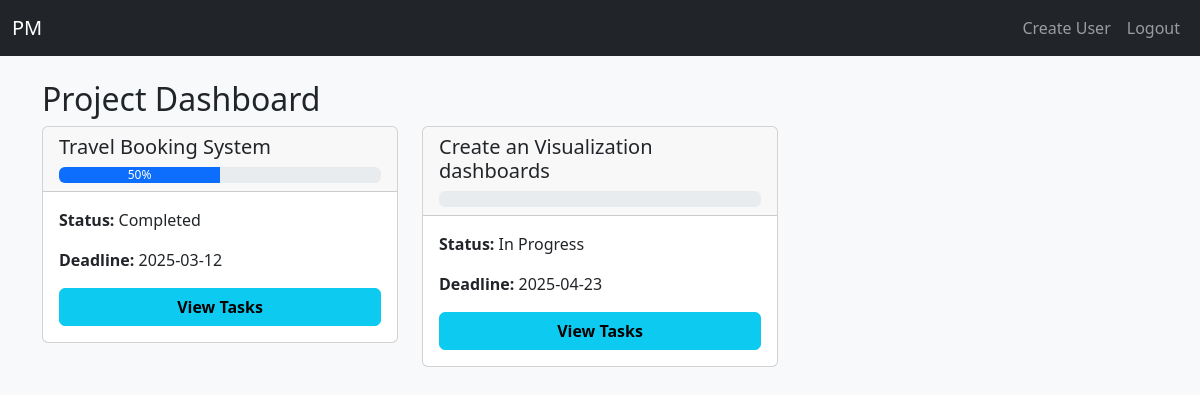
Screenshot of /projects/dashboard (signed in) with the database file from the repository.
### app/models.py (models this page shows)
class Project(db.Model):
    __tablename__ = 'projects'
    id = db.Column(db.Integer, primary_key=True)
    name = db.Column(db.String(150), nullable=False)
    description = db.Column(db.Text)
    deadline = db.Column(db.Date)
    status = db.Column(db.String(50), default='Not Started')  # Not Started, In Progress, Completed
    manager_id = db.Column(db.Integer, db.ForeignKey('users.id'))
    manager = db.relationship('User', backref='managed_projects')
    members = db.relationship('User', secondary='project_members', backref='projects')

### app/project/routes.py (the view)
@project.route('/dashboard')
@login_required
def project_dashboard():
    if current_user.role == 'admin':
        projects = Project.query.all()
    elif current_user.role == 'project_manager':
        projects = Project.query.filter_by(manager_id=current_user.id).all()
    else:
        projects = current_user.projects
    project_data = []
    for project in projects:
        total_tasks = len(project.tasks)
        completed_tasks = len([task for task in project.tasks if task.status.lower() == 'completed'])
        percent_complete = int((completed_tasks / total_tasks) * 100) if total_tasks > 0 else 0
        project_data.append({
            'project': project,
            'percent_complete': percent_complete
        })
    return render_template('project/dashboard_project.html', projects=project_data)

### app/templates/project/dashboard_project.html (shortened to what this page needs)
{% extends 'layout.html' %}
{% block content %}
<h2>Project Dashboard</h2>
<div class="row">
    {% for project in projects %}
        <div class="col-md-4 mb-4">
            <div class="card">
                <div class="card-header">
                    <h5 class="card-title">{{ project.project.name }}</h5>
                    <div class="progress">
                        <div class="progress-bar" role="progressbar" style="width: {{ project.percent_complete }}%;" aria-valuenow="{{ project.percent_complete }}" aria-valuemin="0" aria-valuemax="100">
                            {{ project.percent_complete }}%
                        </div>
                    </div>
                </div>
                <div class="card-body">
                    <p><strong>Status:</strong> {{ project.project.status }}</p>
                    <p><strong>Deadline:</strong> {{ project.project.deadline.strftime('%Y-%m-%d') if project.project.deadline else "N/A" }}</p>
                    <button class="btn btn-info w-100" type="button" data-bs-toggle="collapse" data-bs-target="#tasks-{{ project.project.id }}" aria-expanded="false" aria-controls="tasks-{{ project.project.id }}">
                        View Tasks
                    </button>
                </div>
            </div>
        </div>
    {% endfor %}
</div>
{% endblock %}

### app/templates/project/dashboard_project.html (style rules this page uses)
.btn-info { font-weight: bold; }

### rows the page displays
Project: project.name "Travel Booking System", project.status "Completed", project.deadline "2025-03-12"
Project: project.name "Create an Visualization dashboards", project.status "In Progress", project.deadline "2025-04-23"

### other values shown
{{ project.percent_complete }} "50"
